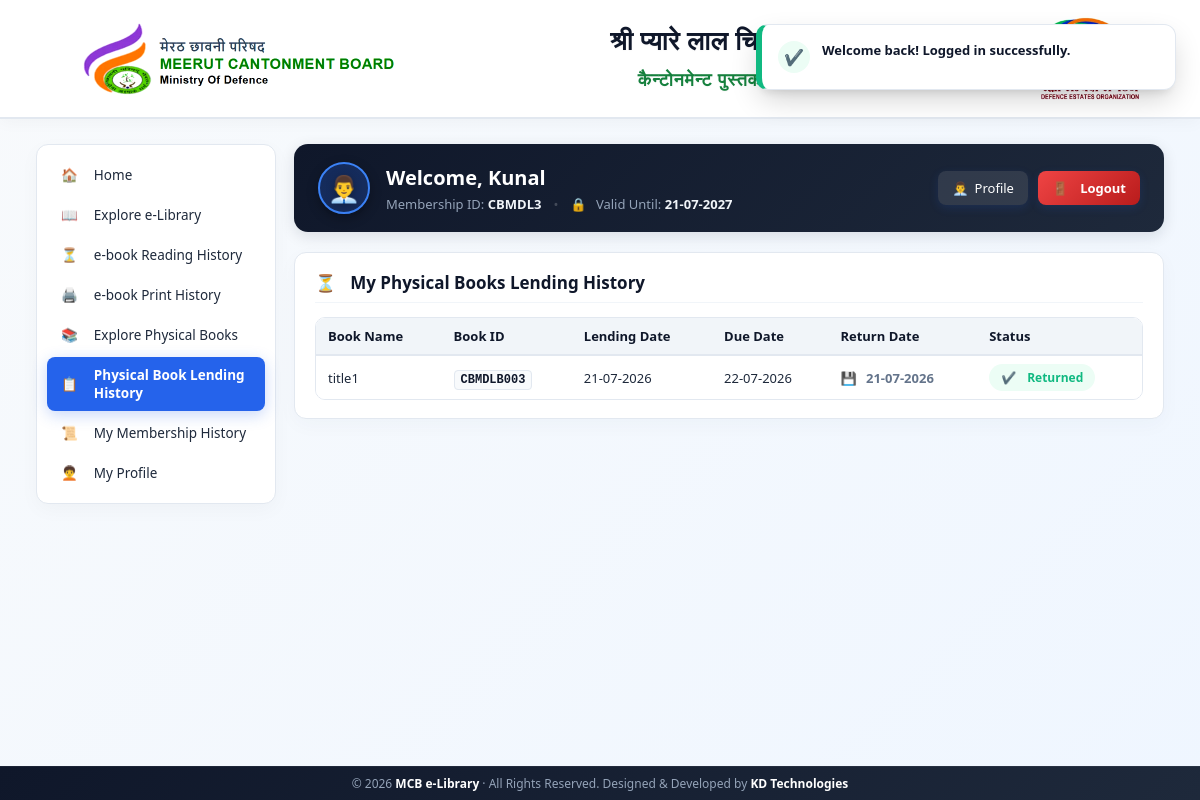
Page /?action=user&tab=lending (signed in) on the committed database.
### tables this page shows
CREATE TABLE `members` (
  `id` int(11) NOT NULL,
  `membership_id` varchar(30) NOT NULL,
  `name` varchar(150) NOT NULL,
  `gender` enum('Male','Female','Other') DEFAULT 'Male',
  `guardian_name` varchar(150) NOT NULL,
  `mobile` varchar(20) NOT NULL,
  `password` varchar(255) NOT NULL,
  `email` varchar(150) DEFAULT NULL,
  `address` text NOT NULL,
  `aadhar_no` varchar(30) NOT NULL,
  `duration` enum('Yearly','Half Yearly','Quarterly','Monthly','Daily') NOT NULL,
  `shift` varchar(100) DEFAULT 'Full Day',
  `start_date` date NOT NULL,
  `end_date` date NOT NULL,
  `membership_fee` varchar(50) NOT NULL,
  `payment_id` varchar(150) NOT NULL,
  `created_at` timestamp NULL DEFAULT current_timestamp(),
  `is_active` tinyint(1) DEFAULT 1,
  `membership_plan_id` int(11) DEFAULT NULL,
  `approved` tinyint(1) DEFAULT 1
);

CREATE TABLE `lendings` (
  `id` int(11) NOT NULL,
  `member_id` int(11) NOT NULL,
  `physical_book_id` int(11) NOT NULL,
  `lent_at` datetime NOT NULL,
  `due_date` date NOT NULL,
  `transaction_id` varchar(150) DEFAULT NULL,
  `returned_at` datetime DEFAULT NULL,
  `fine_amount` decimal(10,2) DEFAULT 0.00,
  `fine_status` enum('None','Outstanding','Paid','Waived') DEFAULT 'None',
  `fine_payment_id` varchar(150) DEFAULT NULL
);

CREATE TABLE `physical_books` (
  `id` int(11) NOT NULL,
  `title` varchar(255) NOT NULL,
  `book_code` varchar(100) NOT NULL,
  `shelf_number` varchar(100) DEFAULT NULL,
  `price` decimal(10,2) NOT NULL,
  `author` varchar(150) DEFAULT NULL,
  `publisher` varchar(150) DEFAULT NULL,
  `created_at` timestamp NULL DEFAULT current_timestamp()
);

### config/helpers.php (called while the page is built, shortened)
<?php
function e($v) {
    return htmlspecialchars((string)$v, ENT_QUOTES, 'UTF-8');
}

### app/views/user.php (the view, shortened to what this page needs)
<?php
$mid = (int)$_SESSION['member'];
$stmt = $db->prepare("SELECT * FROM members WHERE id = ?");
$stmt->bind_param("i", $mid);
$stmt->execute();
$me = $stmt->get_result()->fetch_assoc();
$tab = $_GET['tab'] ?? 'dashboard';
?>
<div class="admin-wrapper">
    <div class="sidebar">
        <a href="?action=user&tab=dashboard" class="<?= $tab === 'dashboard' ? 'active' : '' ?>"><i class="fa-solid fa-house-chimney"></i> Home</a>
        <a href="?action=user&tab=books" class="<?= $tab === 'books' ? 'active' : '' ?>"><i class="fa-solid fa-book-open"></i> Explore e-Library</a>
        <a href="?action=user&tab=reading_history" class="<?= $tab === 'reading_history' ? 'active' : '' ?>"><i class="fa-solid fa-clock-rotate-left"></i> e-book Reading History</a>
        <a href="?action=user&tab=print_requests" class="<?= $tab === 'print_requests' ? 'active' : '' ?>"><i class="fa-solid fa-print"></i> e-book Print History</a>
        <a href="?action=user&tab=physical_books" class="<?= $tab === 'physical_books' ? 'active' : '' ?>"><i class="fa-solid fa-book"></i> Explore Physical Books</a>
        <a href="?action=user&tab=lending" class="<?= $tab === 'lending' ? 'active' : '' ?>"><i class="fa-solid fa-clipboard-list"></i> Physical Book Lending History</a>
        <a href="?action=user&tab=membership_history" class="<?= $tab === 'membership_history' ? 'active' : '' ?>"><i class="fa-solid fa-id-card-clip"></i> My Membership History</a>
        <a href="?action=user&tab=profile" class="<?= $tab === 'profile' ? 'active' : '' ?>"><i class="fa-solid fa-user-gear"></i> My Profile</a>
    </div>
    <div class="admin-content">
        <?php
        $genderVal = strtolower(trim($me['gender'] ?? 'male'));
        if ($genderVal === 'female') {
            $userEmoji = '👩‍💼';
            $avatarBg = 'rgba(236, 72, 153, 0.2)';
            $avatarBorder = '#ec4899';
            $genderLabel = 'Female Member';
        } elseif ($genderVal === 'other') {
            $userEmoji = '🧑‍💼';
            $avatarBg = 'rgba(139, 92, 246, 0.2)';
            $avatarBorder = '#8b5cf6';
            $genderLabel = 'Member';
        } else {
            $userEmoji = '👨‍💼';
            $avatarBg = 'rgba(37, 99, 235, 0.25)';
            $avatarBorder = '#3b82f6';
            $genderLabel = 'Male Member';
        }
        ?>
        <div class="user-greeting-banner" style="background: linear-gradient(135deg, var(--navy-dark), var(--navy-light)); color: white; padding: 18px 24px; border-radius: 14px; margin-bottom: 20px; display: flex; justify-content: space-between; align-items: center; box-shadow: 0 4px 15px rgba(15, 23, 42, 0.12); flex-wrap: wrap; gap: 15px;">
            <div style="display: flex; align-items: center; gap: 16px;">
                <div style="width: 52px; height: 52px; background: <?= $avatarBg ?>; border: 2px solid <?= $avatarBorder ?>; border-radius: 50%; display: flex; align-items: center; justify-content: center; font-size: 26px; flex-shrink: 0; box-shadow: 0 4px 12px rgba(0, 0, 0, 0.3);" title="Gender: <?= $genderLabel ?>">
                    <span style="line-height: 1; filter: drop-shadow(0 2px 4px rgba(0,0,0,0.3)); cursor: default; user-select: none;"><?= $userEmoji ?></span>
                </div>
                <div>
                    <h2 style="margin: 0; font-size: 20px; font-weight: 700; color: #ffffff; display: flex; align-items: center; gap: 10px; flex-wrap: wrap;">
                        Welcome, <?= e($me['name']) ?>
                    </h2>
                    <p style="margin: 4px 0 0 0; font-size: 13px; color: #94a3b8; display: flex; align-items: center; gap: 12px; flex-wrap: wrap;">
                        <span><i class="fa-solid fa-id-card" style="color: var(--primary);"></i> Membership ID: <strong style="color: #f1f5f9; font-weight: 600;"><?= e($me['membership_id']) ?></strong></span>
                        <span style="color: rgba(255,255,255,0.2);">•</span>
                        <span><i class="fa-solid fa-calendar-check" style="color: #34d399;"></i> Valid Until: <strong style="color: #f1f5f9; font-weight: 600;"><?= date('d-m-Y', strtotime($me['end_date'])) ?></strong></span>
                    </p>
                </div>
            </div>
            <div style="display: flex; align-items: center; gap: 10px;">
                <a href="?action=user&tab=profile" class="btn" style="background: rgba(255, 255, 255, 0.1); color: #ffffff; padding: 8px 14px; font-size: 13px; border-radius: 8px; text-decoration: none; display: inline-flex; align-items: center; gap: 6px; font-weight: 500;">
                    <span><?= $userEmoji ?></span> Profile
                </a>
                <a href="?action=logout" class="btn" style="background: linear-gradient(135deg, #ef4444, #b91c1c); color: #ffffff; padding: 8px 14px; font-size: 13px; border-radius: 8px; text-decoration: none; display: inline-flex; align-items: center; gap: 6px; font-weight: 600;">
                    <i class="fa-solid fa-right-from-bracket"></i> Logout
                </a>
            </div>
        </div>
        <?php
        $allowed_tabs = ['dashboard', 'books', 'physical_books', 'lending', 'reading_history', 'print_requests', 'membership_history', 'profile'];
        if (in_array($tab, $allowed_tabs)) {
            require __DIR__ . "/user/{$tab}.php";
        } else {
            require __DIR__ . "/user/dashboard.php";
        }
        ?>
    </div>
</div>

### app/views/user/lending.php (shortened to what this page needs)
<?php
$p_limit = 10;
$p_page = max(1, (int)($_GET['p_page'] ?? 1));
$p_offset = ($p_page - 1) * $p_limit;
$stmt = $db->prepare("SELECT l.*, p.title, p.book_code FROM lendings l JOIN physical_books p ON p.id = l.physical_book_id WHERE l.member_id = ? ORDER BY l.lent_at DESC LIMIT ? OFFSET ?");
$stmt->bind_param("iii", $mid, $p_limit, $p_offset);
$stmt->execute();
$x = $stmt->get_result();
?>
<div class="card">
    <h3><i class="fa-solid fa-clock-rotate-left"></i> My Physical Books Lending History</h3>
    <div class="table-responsive">
        <table>
            <thead>
                <tr>
                    <th>Book Name</th>
                    <th>Book ID</th>
                    <th>Lending Date</th>
                    <th>Due Date</th>
                    <th>Return Date</th>
                    <th>Status</th>
                </tr>
            </thead>
            <tbody>
                <?php
                while($r = $x->fetch_assoc()) {
                    $due_time = strtotime($r['due_date']);
                    $due_col_html = date('d-m-Y', $due_time);
                    $badge = '<span class="badge badge-green"><i class="fa-solid fa-circle-check"></i> Returned</span>';
                    $return_date_col = '-';
                    if ($r['returned_at']) {
                        $ret_date_str = date('Y-m-d', strtotime($r['returned_at']));
                        $due_date_str = date('Y-m-d', strtotime($r['due_date']));
                        if ($ret_date_str > $due_date_str) {
                            $return_date_col = '<span style="color:var(--accent-red, #dc2626); font-weight:700;"><i class="fa-solid fa-box-archive"></i> ' . date('d-m-Y', strtotime($r['returned_at'])) . ' <small>(Late)</small></span>';
                        } else {
                            $return_date_col = '<span style="color:var(--text-muted); font-weight:600;"><i class="fa-solid fa-box-archive"></i> ' . date('d-m-Y', strtotime($r['returned_at'])) . '</span>';
                        }
                    }
                    echo '
                    <tr>
                        <td>' . e($r['title']) . '</td>
                        <td><code style="background:var(--bg-slate); padding:2px 6px; border-radius:4px; font-weight:700; font-size:12px; color:var(--navy-dark); border:1px solid var(--border-color);">' . e($r['book_code']) . '</code></td>
                        <td>' . date('d-m-Y', strtotime($r['lent_at'])) . '</td>
                        <td>' . $due_col_html . '</td>
                        <td>' . $return_date_col . '</td>
                        <td>' . $badge . '</td>
                    </tr>';
                }
                ?>
            </tbody>
        </table>
    </div>
</div>

### app/views/layout/header.php (style rules this page uses)
:root { --primary: #2563eb; --primary-hover: #1d4ed8; --bg-slate: #f8fafc; --bg-card: #ffffff; --navy-dark: #0f172a; --navy-light: #1e293b; --text-dark: #1e293b; --text-muted: #64748b; --border-color: #e2e8f0; --accent-green: #10b981; --accent-red: #ef4444; --accent-orange: #f59e0b; }
* { box-sizing: border-box; transition: all 0.2s ease-in-out; }
body { margin: 0; font-family: system-ui, -apple-system, "Segoe UI", Roboto, Helvetica, Arial, sans-serif; background: linear-gradient(135deg, #f8fafc, #eff6ff); color: var(--text-dark); min-height: 100vh; display: flex; flex-direction: column; }
h1, h2, h3, h4, strong { font-family: system-ui, -apple-system, "Segoe UI", Roboto, Helvetica, Arial, sans-serif; color: var(--navy-dark); }
.admin-wrapper { display: grid; grid-template-columns: 240px 1fr; gap: 18px; margin-top: 10px; }
.sidebar { background: white; border-radius: 12px; border: 1px solid var(--border-color); padding: 12px 10px; height: fit-content; box-shadow: 0 6px 20px rgba(0,0,0,0.03); display: flex; flex-direction: column; gap: 4px; }
.sidebar a { display: flex; align-items: center; gap: 10px; padding: 9px 14px; text-decoration: none; color: var(--text-dark); font-weight: 500; border-radius: 8px; font-size: 13.5px; }
.sidebar a.active { background: var(--primary); color: white; font-weight: 600; box-shadow: 0 4px 15px rgba(37, 99, 235, 0.25); }
.card { background: var(--bg-card); padding: 18px 20px; border-radius: 12px; border: 1px solid var(--border-color); box-shadow: 0 6px 20px rgba(22, 52, 91, 0.03); margin-bottom: 16px; position: relative; overflow: hidden; }
.card::before { content: ''; position: absolute; top: 0; left: 0; width: 100%; height: 4px; background: linear-gradient(90deg, var(--primary), #60a5fa); opacity: 0; }
.card h3 { margin-top: 0; font-size: 17px; font-weight: 600; border-bottom: 1px solid #f1f5f9; padding-bottom: 8px; margin-bottom: 14px; display: flex; align-items: center; gap: 8px; }
button, .btn { background: linear-gradient(135deg, var(--primary), var(--primary-hover)); color: white; border: 0; padding: 8px 18px; border-radius: 8px; font-weight: 600; cursor: pointer; text-decoration: none; display: inline-flex; align-items: center; justify-content: center; gap: 6px; font-size: 13px; box-shadow: 0 3px 10px rgba(37, 99, 235, 0.15); }
.table-responsive { overflow-x: auto; border-radius: 10px; border: 1px solid var(--border-color); margin-top: 10px; }
table { width: 100%; border-collapse: collapse; font-size: 13px; background: #ffffff; }
th { background: #f1f5f9; color: var(--navy-dark); font-weight: 600; padding: 9px 12px; text-align: left; border-bottom: 2px solid var(--border-color); }
td { padding: 8px 12px; border-bottom: 1px solid var(--border-color); color: var(--text-dark); }
tr:last-child td { border-bottom: none; }
.badge { display: inline-flex; align-items: center; padding: 5px 12px; border-radius: 30px; font-size: 12px; font-weight: 600; gap: 5px; }
.badge-green { background: #ecfdf5; color: var(--accent-green); }

### rows in the picture
members: gender "👨‍💼", name "Kunal", membership "CBMDL3", end_date "21-07-2027"
lendings: physical_book.title "title1", physical_book.book_code "CBMDLB003", lent_at "21-07-2026", due_date "22-07-2026", returned_at "21-07-2026"
